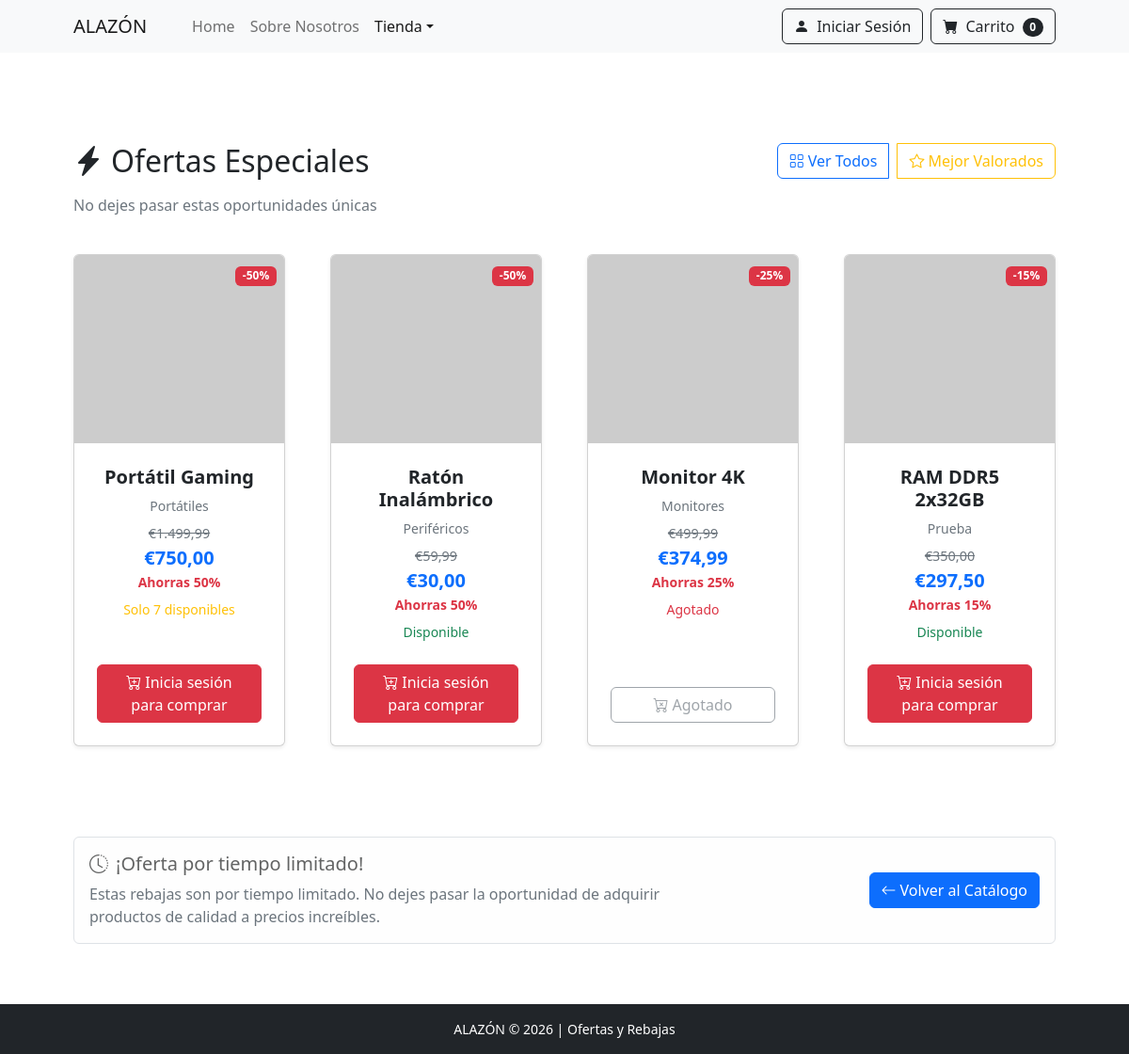
The page /rebajas.php on the database its author committed.
### tables this page shows
CREATE TABLE IF NOT EXISTS `products` (
  `id` int(11) NOT NULL AUTO_INCREMENT,
  `category_id` int(11) DEFAULT NULL,
  `nombre` varchar(150) NOT NULL,
  `descripcion` text DEFAULT NULL,
  `imagen` varchar(255) DEFAULT NULL,
  `precio` decimal(10,2) NOT NULL,
  `stock` int(11) DEFAULT 0,
  `imagen_url` varchar(255) DEFAULT NULL,
  `estado` enum('activo','inactivo') DEFAULT 'activo',
  `fecha_creacion` timestamp NOT NULL DEFAULT current_timestamp(),
  `valoracion` decimal(3,2) DEFAULT 0.00,
  `num_valoraciones` int(11) DEFAULT 0,
  `en_rebaja` tinyint(1) DEFAULT 0,
  `precio_original` decimal(10,2) DEFAULT NULL,
  `porcentaje_rebaja` int(11) DEFAULT NULL,
  PRIMARY KEY (`id`),
  KEY `category_id` (`category_id`),
  KEY `idx_valoracion` (`valoracion`),
  KEY `idx_en_rebaja` (`en_rebaja`)
);

CREATE TABLE IF NOT EXISTS `categories` (
  `id` int(11) NOT NULL AUTO_INCREMENT,
  `nombre` varchar(50) NOT NULL,
  `descripcion` text DEFAULT NULL,
  `imagen` varchar(255) DEFAULT NULL,
  `activo` tinyint(1) DEFAULT 1,
  `fecha_creacion` timestamp NOT NULL DEFAULT current_timestamp(),
  PRIMARY KEY (`id`)
);

### session.php (called while the page is built, shortened)
<?php
$logged_in = isset($_SESSION['user_id']) && !empty($_SESSION['user_id']);
?>

### config.php (called while the page is built, shortened)
<?php
function formatearPrecio($precio, $moneda_codigo, $simbolo = '') {
    $formatos = [
        'EUR' => ['decimales' => 2, 'separador_decimal' => ',', 'separador_miles' => '.'],
        'USD' => ['decimales' => 2, 'separador_decimal' => '.', 'separador_miles' => ','],
        'GBP' => ['decimales' => 2, 'separador_decimal' => '.', 'separador_miles' => ','],
        'MXN' => ['decimales' => 2, 'separador_decimal' => '.', 'separador_miles' => ','],
        'ARS' => ['decimales' => 2, 'separador_decimal' => ',', 'separador_miles' => '.'],
        'CLP' => ['decimales' => 0, 'separador_decimal' => '', 'separador_miles' => '.'],
        'COP' => ['decimales' => 0, 'separador_decimal' => '', 'separador_miles' => '.'],
        'PEN' => ['decimales' => 2, 'separador_decimal' => '.', 'separador_miles' => ','],
    ];
    $formato = $formatos[$moneda_codigo] ?? ['decimales' => 2, 'separador_decimal' => '.', 'separador_miles' => ','];
    $precio_formateado = number_format(
        $precio,
        $formato['decimales'],
        $formato['separador_decimal'],
        $formato['separador_miles']
    );
    $simbolos_izquierda = ['EUR', 'USD', 'GBP', 'MXN', 'ARS', 'CLP', 'COP', 'PEN'];
    if (in_array($moneda_codigo, $simbolos_izquierda)) {
        return $simbolo . $precio_formateado;
    } else {
        return $precio_formateado . ' ' . $simbolo;
    }
}
?>

### rebajas.php (the view, shortened to what this page needs)
<?php
require_once('session.php');
require_once('config.php');
$db = new Database();
$con = $db->getCon();
if ($logged_in) {
    $moneda_usuario = [
        'codigo' => $moneda_codigo,
        'simbolo' => $moneda_simbolo
    ];
} else {
    $moneda_usuario = [
        'codigo' => 'EUR',
        'simbolo' => '€'
    ];
}
function obtenerProductosRebajas($conexion, $moneda_usuario) {
    $check_columns = "SHOW COLUMNS FROM products LIKE 'en_rebaja'";
    $result_check = mysqli_query($conexion, $check_columns);
    if ($result_check && mysqli_num_rows($result_check) > 0) {
        $sql = "SELECT p.*, c.nombre as categoria_nombre
                FROM products p
                LEFT JOIN categories c ON p.category_id = c.id
                WHERE p.estado = 'activo'
                AND p.en_rebaja = 1
                ORDER BY p.porcentaje_rebaja DESC";
    } else {
        $sql = "SELECT p.*, c.nombre as categoria_nombre
                FROM products p
                LEFT JOIN categories c ON p.category_id = c.id
                WHERE p.estado = 'activo'
                ORDER BY RAND() LIMIT 8";
    }
    $result = mysqli_query($conexion, $sql);
    $productos = [];
    while ($row = mysqli_fetch_assoc($result)) {
        $precio_mostrar = $row['precio'];
        $precio_original = isset($row['precio_original']) && $row['precio_original'] > $row['precio']
            ? $row['precio_original']
            : $row['precio'];
        $porcentaje_rebaja = isset($row['porcentaje_rebaja']) ? $row['porcentaje_rebaja'] : 0;
        $precio_formateado = formatearPrecio(
            $precio_mostrar,
            $moneda_usuario['codigo'],
            $moneda_usuario['simbolo']
        );
        $precio_original_formateado = formatearPrecio(
            $precio_original,
            $moneda_usuario['codigo'],
            $moneda_usuario['simbolo']
        );
        $productos[] = [
            'id' => $row['id'],
            'nombre' => $row['nombre'],
            'descripcion' => $row['descripcion'],
            'precio' => $precio_mostrar,
            'precio_formateado' => $precio_formateado,
            'precio_original' => $precio_original,
            'precio_original_formateado' => $precio_original_formateado,
            'porcentaje_rebaja' => $porcentaje_rebaja,
            'stock' => $row['stock'],
            'imagen_url' => $row['imagen_url'] ?: 'https://dummyimage.com/450x300/dee2e6/6c757d.jpg',
            'categoria' => $row['categoria_nombre'],
            'estado' => $row['estado'],
            'en_rebaja' => $row['en_rebaja'] ?? 0
        ];
    }
    return $productos;
}
$productos = obtenerProductosRebajas($con, $moneda_usuario);
$cantidad_carrito = 0;
?>
<!DOCTYPE html>
<html lang="es">
<head>
    <link href="https://cdn.jsdelivr.net/npm/bootstrap-icons@1.5.0/font/bootstrap-icons.css" rel="stylesheet" />
    <link href="https://cdn.jsdelivr.net/npm/bootstrap@5.2.3/dist/css/bootstrap.min.css" rel="stylesheet" />
</head>
<body>
    <nav class="navbar navbar-expand-lg navbar-light bg-light">
        <div class="container px-4 px-lg-5">
            <a class="navbar-brand" href="index.php">ALAZÓN</a>
            <div class="collapse navbar-collapse" id="navbarSupportedContent">
                <ul class="navbar-nav me-auto mb-2 mb-lg-0 ms-lg-4">
                    <li class="nav-item"><a class="nav-link" href="index.php">Home</a></li>
                    <li class="nav-item"><a class="nav-link" href="SNosotros.php">Sobre Nosotros</a></li>
                    <li class="nav-item dropdown">
                        <a class="nav-link dropdown-toggle active" id="navbarDropdown" href="#" role="button"
                            data-bs-toggle="dropdown" aria-expanded="false">Tienda</a>
                    </li>
                </ul>
                <form class="d-flex">
                    <?php if ($logged_in): ?>
                        <span class="navbar-text me-3 d-none d-md-block">
                            <small>Moneda: <?php echo $moneda_simbolo . ' ' . $moneda_codigo; ?></small>
                        </span>
                        <div class="dropdown">
                            <button class="btn btn-outline-dark dropdown-toggle me-2" type="button" data-bs-toggle="dropdown">
                                <i class="bi-person-fill me-1"></i>
                                Hola, <?php echo htmlspecialchars($usuario); ?>
                            </button>
                            <ul class="dropdown-menu dropdown-menu-end">
                                <li><a class="dropdown-item" href="perfil.php">Mi Perfil</a></li>
                                <li><a class="dropdown-item" href="mis_pedidos.php">Mis pedidos</a></li>
                                <li><hr class="dropdown-divider"></li>
                                <li><a class="dropdown-item text-danger" href="logout.php">Cerrar Sesión</a></li>
                            </ul>
                        </div>
                    <?php else: ?>
                        <a href="login.php" class="btn btn-outline-dark me-2">
                            <i class="bi-person-fill me-1"></i>
                            Iniciar Sesión
                        </a>
                    <?php endif; ?>
                    <a href="carrito.php" class="btn btn-outline-dark position-relative">
                        <i class="bi-cart-fill me-1"></i>
                        Carrito
                        <?php if ($cantidad_carrito > 0): ?>
                            <span class="position-absolute top-0 start-100 translate-middle badge rounded-pill bg-danger badge-carrito">
                                <?php echo $cantidad_carrito; ?>
                                <span class="visually-hidden">productos en el carrito</span>
                            </span>
                        <?php else: ?>
                            <span class="badge bg-dark text-white ms-1 rounded-pill">0</span>
                        <?php endif; ?>
                    </a>
                </form>
            </div>
        </div>
    </nav>
    <section class="py-5">
        <div class="container px-4 px-lg-5 mt-5">
            <div class="row mb-4">
                <div class="col-md-8">
                    <h2 class="mb-3">
                        <i class="bi-lightning-charge-fill me-2"></i>Ofertas Especiales
                    </h2>
                    <p class="text-muted">No dejes pasar estas oportunidades únicas</p>
                </div>
                <div class="col-md-4 text-end">
                    <div class="btn-group">
                        <a href="catalogo.php" class="btn btn-outline-primary">
                            <i class="bi-grid me-1"></i>Ver Todos
                        </a>
                        <a href="mejor_valorados.php" class="btn btn-outline-warning ms-2">
                            <i class="bi-star me-1"></i>Mejor Valorados
                        </a>
                    </div>
                </div>
            </div>
            <?php if (empty($productos)): ?>
                <div class="col-12">
                    <div class="alert alert-info text-center">
                        <i class="bi-info-circle me-2"></i>
                        No hay productos en rebaja disponibles en este momento.
                        <a href="catalogo.php" class="alert-link">Ver todos los productos</a>
                    </div>
                </div>
            <?php else: ?>
                <div class="row gx-4 gx-lg-5 row-cols-2 row-cols-md-3 row-cols-xl-4 justify-content-center">
                    <?php foreach ($productos as $producto): ?>
                        <div class="col mb-5">
                            <div class="card h-100 shadow-sm">
                                <?php if ($producto['porcentaje_rebaja'] > 0): ?>
                                    <div class="position-absolute top-0 end-0 m-2">
                                        <span class="badge bg-danger">
                                            -<?php echo $producto['porcentaje_rebaja']; ?>%
                                        </span>
                                    </div>
                                <?php endif; ?>
                                <img class="card-img-top" src="<?php echo htmlspecialchars($producto['imagen_url']); ?>" alt="<?php echo htmlspecialchars($producto['nombre']); ?>" style="height: 200px; object-fit: cover;" />
                                <div class="card-body p-4 text-center">
                                    <h5 class="fw-bolder"><?php echo htmlspecialchars($producto['nombre']); ?></h5>
                                    <?php if ($producto['categoria']): ?>
                                        <div class="small text-muted mb-2"><?php echo htmlspecialchars($producto['categoria']); ?></div>
                                    <?php endif; ?>
                                    <div class="mb-2">
                                        <?php if ($producto['precio_original'] > $producto['precio']): ?>
                                            <div class="precio-original"><?php echo $producto['precio_original_formateado']; ?></div>
                                        <?php endif; ?>
                                        <div class="fw-bold fs-5 text-primary"><?php echo $producto['precio_formateado']; ?></div>
                                        <?php if ($producto['porcentaje_rebaja'] > 0): ?>
                                            <div class="ahorro small">
                                                Ahorras <?php echo $producto['porcentaje_rebaja']; ?>%
                                            </div>
                                        <?php endif; ?>
                                    </div>
                                    <?php if ($producto['stock'] <= 0): ?>
                                        <div class="text-danger small">Agotado</div>
                                    <?php elseif ($producto['stock'] < 10): ?>
                                        <div class="text-warning small">Solo <?php echo $producto['stock']; ?> disponibles</div>
                                    <?php else: ?>
                                        <div class="text-success small">Disponible</div>
                                    <?php endif; ?>
                                </div>
                                <div class="card-footer p-4 pt-0 border-top-0 bg-transparent text-center">
                                    <?php if ($producto['stock'] > 0 && $logged_in): ?>
                                        <form method="POST" action="">
                                            <input type="hidden" name="product_id" value="<?php echo $producto['id']; ?>">
                                            <input type="hidden" name="cantidad" value="1">
                                            <button type="submit" name="add_to_cart" class="btn btn-danger w-100">
                                                <i class="bi-cart-plus me-1"></i>Añadir al carrito
                                            </button>
                                        </form>
                                    <?php elseif ($producto['stock'] > 0 && !$logged_in): ?>
                                        <a href="login.php" class="btn btn-danger w-100">
                                            <i class="bi-cart-plus me-1"></i>Inicia sesión para comprar
                                        </a>
                                    <?php else: ?>
                                        <button class="btn btn-outline-secondary w-100" disabled>
                                            <i class="bi-cart-x me-1"></i>Agotado
                                        </button>
                                    <?php endif; ?>
                                </div>
                            </div>
                        </div>
                    <?php endforeach; ?>
                </div>
            <?php endif; ?>
            <div class="row mt-5">
                <div class="col-12">
                    <div class="alert alert-light border">
                        <div class="row align-items-center">
                            <div class="col-md-8">
                                <h5><i class="bi-clock-history me-2"></i>¡Oferta por tiempo limitado!</h5>
                                <p class="mb-0 text-muted">Estas rebajas son por tiempo limitado. No dejes pasar la oportunidad de adquirir productos de calidad a precios increíbles.</p>
                            </div>
                            <div class="col-md-4 text-end">
                                <a href="catalogo.php" class="btn btn-primary">
                                    <i class="bi-arrow-left me-1"></i>Volver al Catálogo
                                </a>
                            </div>
                        </div>
                    </div>
                </div>
            </div>
        </div>
    </section>
    <footer class="bg-dark py-3 mt-auto">
        <div class="container">
            <p class="m-0 text-center text-white small">ALAZÓN &copy; 2026 | Ofertas y Rebajas</p>
        </div>
    </footer>
</body>
</html>

### rebajas.php (style rules this page uses)
.card { transition: transform 0.3s; }
.precio-original { text-decoration: line-through; color: #6c757d; font-size: 0.9rem; }
.ahorro { color: #dc3545; font-weight: bold; }

### rows shown on the page
products: porcentaje_rebaja "50", nombre "Portátil Gaming", category.nombre "Portátiles", precio_original_formateado "€1.499,99", precio_formateado "€750,00", stock "7", shows "Inicia sesión para comprar"
products: porcentaje_rebaja "50", nombre "Ratón Inalámbrico", category.nombre "Periféricos", precio_original_formateado "€59,99", precio_formateado "€30,00", stock "Disponible"
products: porcentaje_rebaja "25", nombre "Monitor 4K", category.nombre "Monitores", precio_original_formateado "€499,99", precio_formateado "€374,99", stock "Agotado"
products: porcentaje_rebaja "15", nombre "RAM DDR5 2x32GB", category.nombre "Prueba", precio_original_formateado "€350,00", precio_formateado "€297,50", stock "Disponible"
